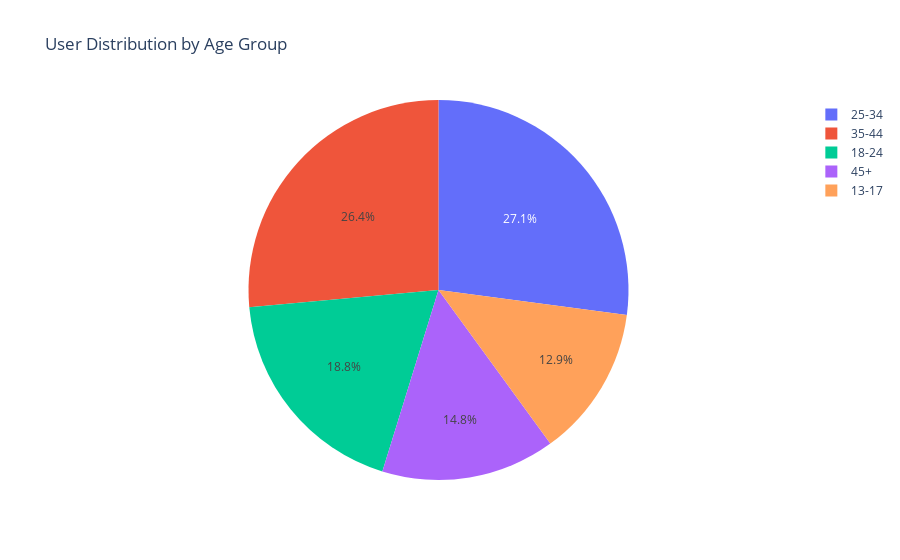

Notebook code cell kept with this figure:
### Code cell
#  the visualization
age_group_counts = df_combined['AgeGroup'].value_counts().reset_index()
age_group_counts.columns = ['AgeGroup', 'UserCount']

# Pie chart for user distribution by age group
fig_age = px.pie(age_group_counts, values='UserCount', names='AgeGroup', 
                 title='User Distribution by Age Group')

fig_age.show()

### Figure 1 — Plotly figure (JSON) as saved in the notebook; plotly's stock layout.template omitted (floating-point values rounded to 4 significant figures)
{"data": [{"domain": {"x": [0, 1], "y": [0, 1]}, "hovertemplate": "AgeGroup=%{label}<br>UserCount=%{value}<extra></extra>", "labels": ["25-34", "35-44", "18-24", "45+", "13-17"], "legendgroup": "", "name": "", "showlegend": true, "type": "pie", "values": [8105, 7908, 5616, 4423, 3852]}], "layout": {"legend": {"tracegroupgap": 0}, "title": {"text": "User Distribution by Age Group"}}}
